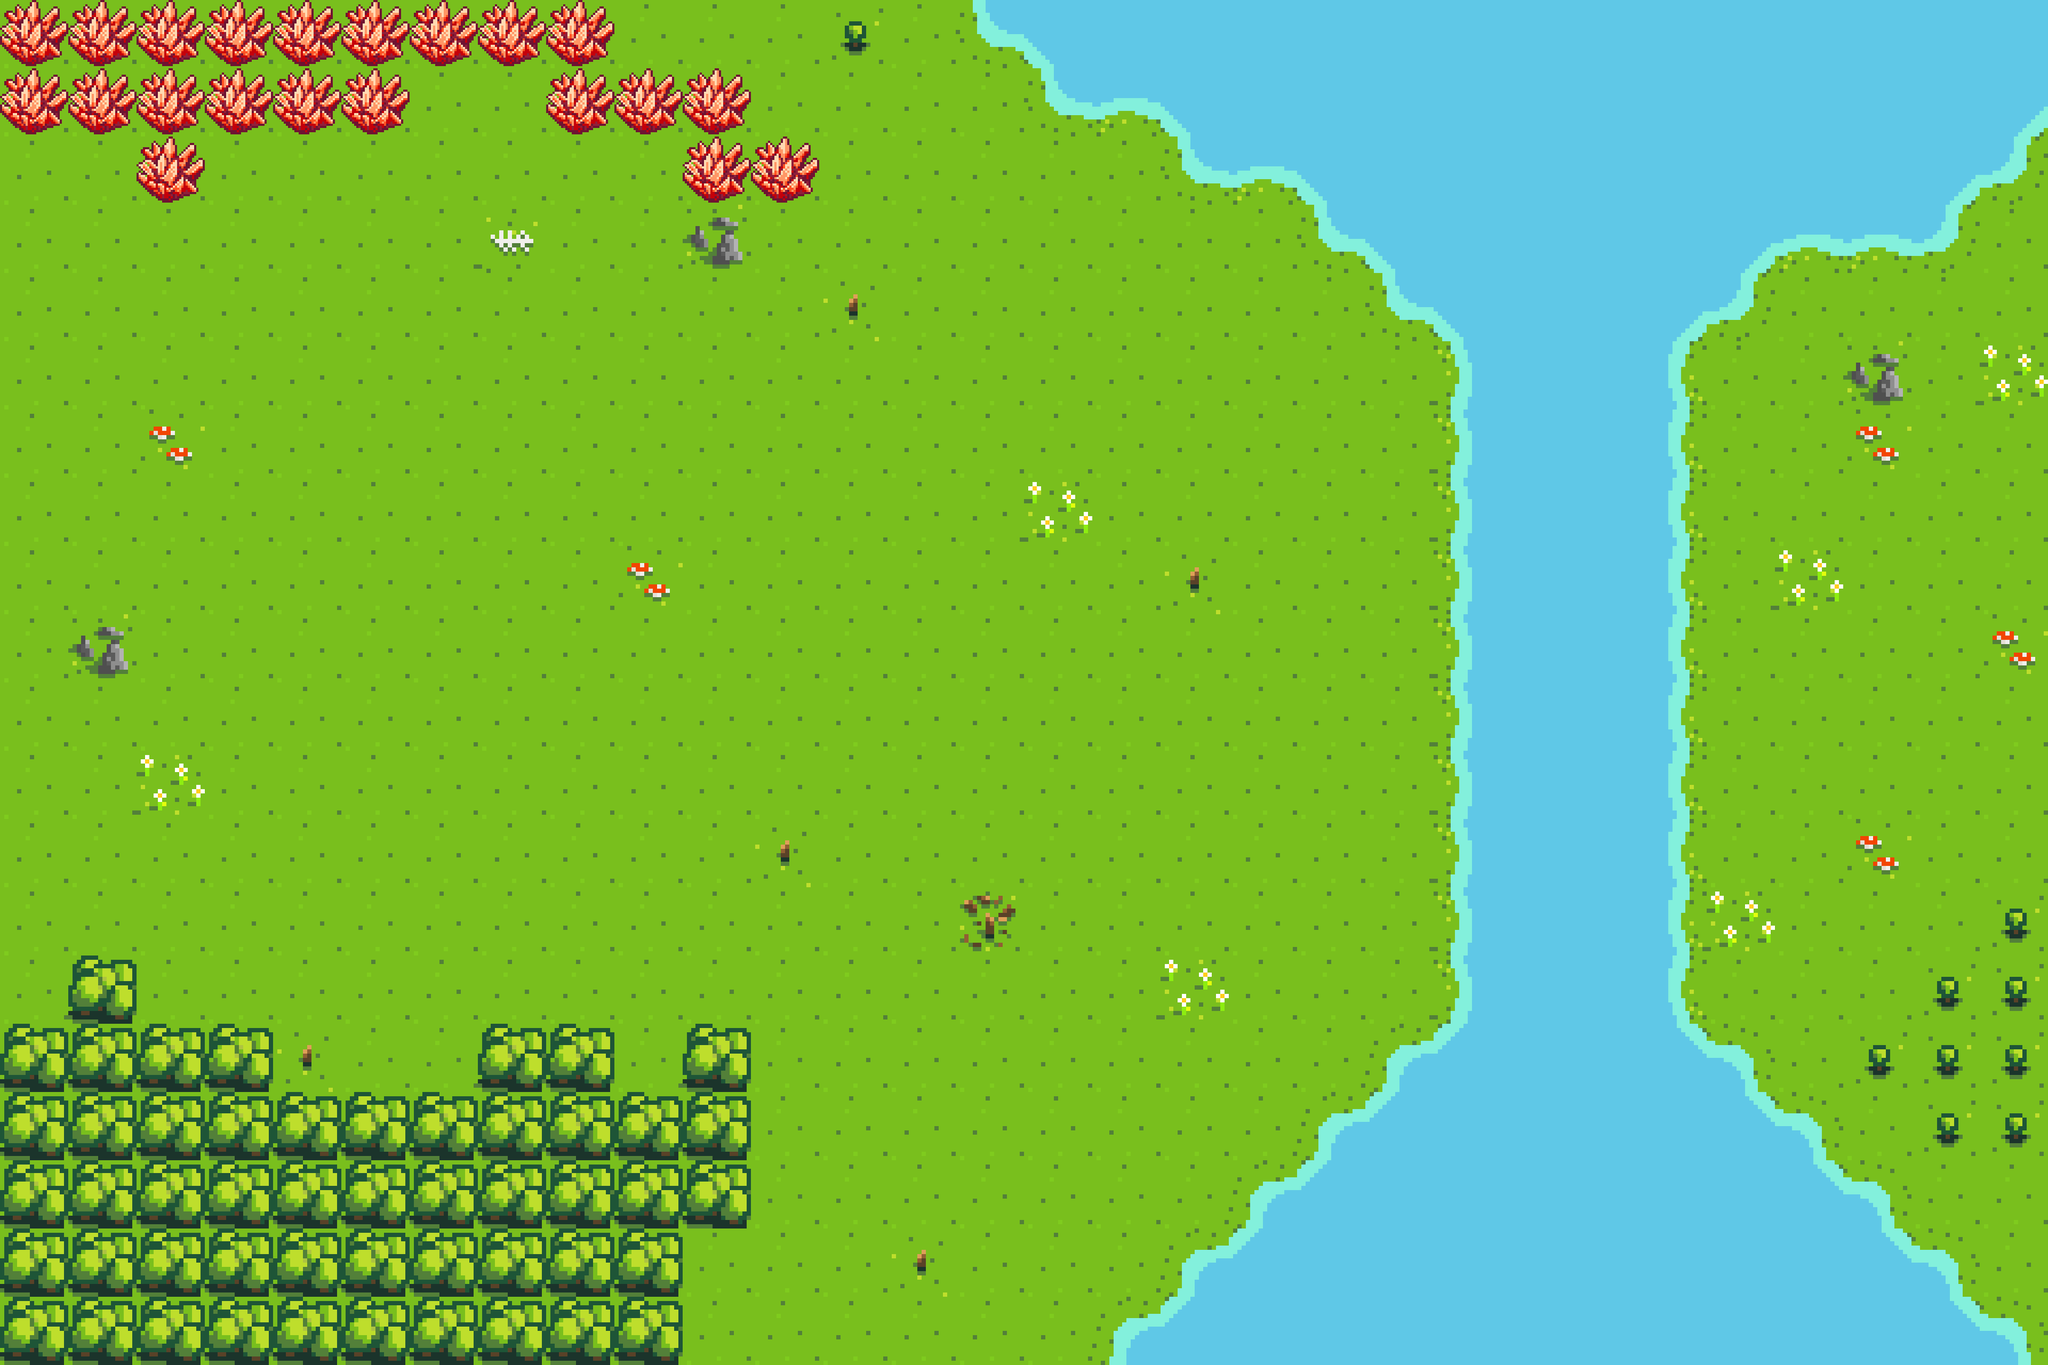

The image is a tile-based game level rendered from a .tmx file. Its description and source (layers, tilesets, objects; grid data summarised) follow:
An orthogonal 30x20 tile map with 128x128 px tiles, 1 tile layer (Tile Layer 1) and 78 objects.

<map version="1.10" tiledversion="1.11.2" orientation="orthogonal" renderorder="right-down" width="30" height="20" tilewidth="128" tileheight="128" infinite="0" nextlayerid="7" nextobjectid="187">
 <tileset firstgid="1" source="tiles.tsx" />
 <layer id="1" name="Tile Layer 1" width="30" height="20">
  <data>[600 cells, 600 non-empty, 14 distinct tile ids]</data>
 </layer>
 <objectgroup id="3" name="collision">
  <object id="74" x="128" y="128" width="128" height="128" />
  <object id="75" x="0" y="0" width="128" height="128" />
  <object id="76" x="128" y="0" width="128" height="128" />
  <object id="77" x="256" y="0" width="128" height="128" />
  <object id="78" x="384" y="0" width="128" height="128" />
  <object id="79" x="512" y="0" width="128" height="128" />
  <object id="80" x="640" y="0" width="128" height="128" />
  <object id="81" x="256" y="128" width="128" height="128" />
  <object id="82" x="384" y="128" width="128" height="128" />
  <object id="83" x="512" y="128" width="128" height="128" />
  <object id="84" x="640" y="128" width="128" height="128" />
  <object id="89" x="1792" y="0" width="2048" height="128" />
  <object id="90" x="1920" y="128" width="1920" height="128" />
  <object id="91" x="2176" y="256" width="1664" height="128" />
  <object id="92" x="2432" y="384" width="1280" height="128" />
  <object id="93" x="2560" y="512" width="768" height="128" />
  <object id="104" x="2560" y="1920" width="768" height="128" />
  <object id="105" x="2432" y="2048" width="1024" height="128" />
  <object id="106" x="2304" y="2176" width="1280" height="128" />
  <object id="107" x="2176" y="2304" width="1536" height="128" />
  <object id="108" x="2048" y="2432" width="1792" height="128" />
  <object id="110" x="0" y="0" width="128" height="128" />
  <object id="111" x="0" y="128" width="128" height="128" />
  <object id="112" x="768" y="0" width="128" height="128" />
  <object id="114" x="896" y="0" width="128" height="128" />
  <object id="115" x="1024" y="0" width="128" height="128" />
  <object id="116" x="1024" y="128" width="128" height="128" />
  <object id="117" x="1152" y="128" width="128" height="128" />
  <object id="118" x="1280" y="128" width="128" height="128" />
  <object id="119" x="1280" y="256" width="128" height="128" />
  <object id="120" x="1408" y="256" width="128" height="128" />
  <object id="121" x="256" y="256" width="128" height="128" />
  <object id="138" x="0" y="2048" width="1280" height="512" />
  <object id="139" x="1280" y="1920" width="128" height="384" />
  <object id="140" x="896" y="1920" width="256" height="128" />
  <object id="141" x="0" y="1920" width="512" height="128" />
  <object id="142" x="128" y="1792" width="128" height="128" />
  <object id="143" x="2816" y="640" width="128" height="128">
   <properties>
    <property name="buildable" type="bool" value="true" />
   </properties>
  </object>
  <object id="144" x="2688" y="640" width="128" height="128">
   <properties>
    <property name="buildable" type="bool" value="true" />
   </properties>
  </object>
  <object id="145" x="2944" y="640" width="128" height="128">
   <properties>
    <property name="buildable" type="bool" value="true" />
   </properties>
  </object>
  <object id="146" x="3072" y="640" width="128" height="128">
   <properties>
    <property name="buildable" type="bool" value="true" />
   </properties>
  </object>
  <object id="147" x="2688" y="768" width="128" height="128">
   <properties>
    <property name="buildable" type="bool" value="true" />
   </properties>
  </object>
  <object id="148" x="2816" y="768" width="128" height="128">
   <properties>
    <property name="buildable" type="bool" value="true" />
   </properties>
  </object>
  <object id="149" x="2944" y="768" width="128" height="128">
   <properties>
    <property name="buildable" type="bool" value="true" />
   </properties>
  </object>
  <object id="150" x="3072" y="768" width="128" height="128">
   <properties>
    <property name="buildable" type="bool" value="true" />
   </properties>
  </object>
  <object id="151" x="2688" y="896" width="128" height="128">
   <properties>
    <property name="buildable" type="bool" value="true" />
   </properties>
  </object>
  <object id="152" x="2816" y="896" width="128" height="128">
   <properties>
    <property name="buildable" type="bool" value="true" />
   </properties>
  </object>
  <object id="154" x="2944" y="896" width="128" height="128">
   <properties>
    <property name="buildable" type="bool" value="true" />
   </properties>
  </object>
  <object id="155" x="3072" y="896" width="128" height="128">
   <properties>
    <property name="buildable" type="bool" value="true" />
   </properties>
  </object>
  <object id="156" x="2688" y="1024" width="128" height="128">
   <properties>
    <property name="buildable" type="bool" value="true" />
   </properties>
  </object>
  <object id="157" x="2816" y="1024" width="128" height="128">
   <properties>
    <property name="buildable" type="bool" value="true" />
   </properties>
  </object>
  <object id="158" x="2944" y="1024" width="128" height="128">
   <properties>
    <property name="buildable" type="bool" value="true" />
   </properties>
  </object>
  <object id="159" x="3072" y="1024" width="128" height="128">
   <properties>
    <property name="buildable" type="bool" value="true" />
   </properties>
  </object>
  <object id="160" x="2688" y="1152" width="128" height="128">
   <properties>
    <property name="buildable" type="bool" value="true" />
   </properties>
  </object>
  <object id="161" x="2816" y="1152" width="128" height="128">
   <properties>
    <property name="buildable" type="bool" value="true" />
   </properties>
  </object>
  <object id="162" x="2944" y="1152" width="128" height="128">
   <properties>
    <property name="buildable" type="bool" value="true" />
   </properties>
  </object>
  <object id="163" x="3072" y="1152" width="128" height="128">
   <properties>
    <property name="buildable" type="bool" value="true" />
   </properties>
  </object>
  <object id="164" x="2688" y="1280" width="128" height="128">
   <properties>
    <property name="buildable" type="bool" value="true" />
   </properties>
  </object>
  <object id="165" x="2816" y="1280" width="128" height="128">
   <properties>
    <property name="buildable" type="bool" value="true" />
   </properties>
  </object>
  <object id="166" x="2944" y="1280" width="128" height="128">
   <properties>
    <property name="buildable" type="bool" value="true" />
   </properties>
  </object>
  <object id="167" x="3072" y="1280" width="128" height="128">
   <properties>
    <property name="buildable" type="bool" value="true" />
   </properties>
  </object>
  <object id="168" x="2688" y="1408" width="128" height="128">
   <properties>
    <property name="buildable" type="bool" value="true" />
   </properties>
  </object>
  <object id="169" x="2816" y="1408" width="128" height="128">
   <properties>
    <property name="buildable" type="bool" value="true" />
   </properties>
  </object>
  <object id="170" x="2944" y="1408" width="128" height="128">
   <properties>
    <property name="buildable" type="bool" value="true" />
   </properties>
  </object>
  <object id="171" x="3072" y="1408" width="128" height="128">
   <properties>
    <property name="buildable" type="bool" value="true" />
   </properties>
  </object>
  <object id="172" x="2688" y="1536" width="128" height="128">
   <properties>
    <property name="buildable" type="bool" value="true" />
   </properties>
  </object>
  <object id="173" x="2816" y="1536" width="128" height="128">
   <properties>
    <property name="buildable" type="bool" value="true" />
   </properties>
  </object>
  </objectgroup>
 <objectgroup color="#ff0000" id="5" name="completion-area">
  <!-- 1 objects omitted --></objectgroup>
</map>
<!-- 11 of 78 objects omitted -->
